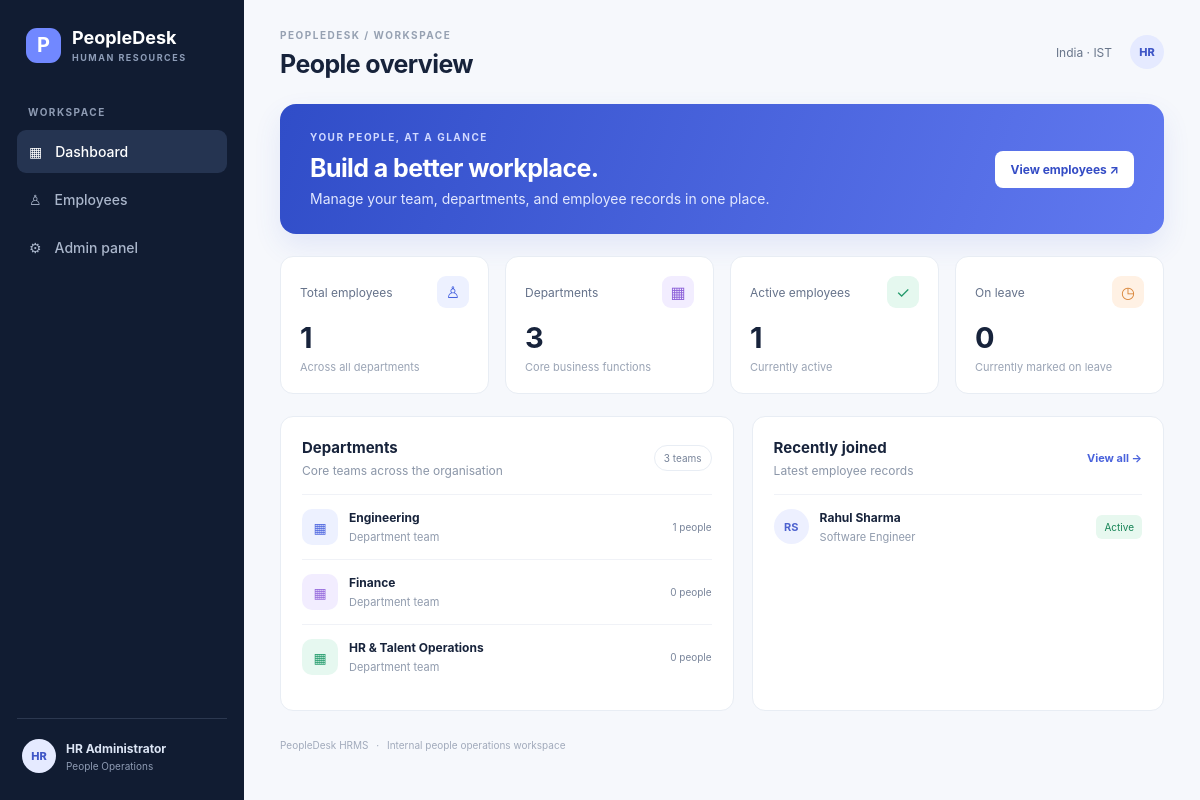
The page / on the database its author committed.
### hrms/models.py (models this page shows, shortened)
class Department(models.Model):
    name = models.CharField(max_length=100, unique=True)
    description = models.TextField(blank=True)
    class Meta:
        ordering = ["name"]

class Employee(models.Model):
    STATUS_CHOICES = [
        ("ACTIVE", "Active"),
        ("ON_LEAVE", "On leave"),
        ("INACTIVE", "Inactive"),
    ]
    employee_id = models.CharField(max_length=20, unique=True)
    first_name = models.CharField(max_length=80)
    last_name = models.CharField(max_length=80, blank=True)
    email = models.EmailField(unique=True)
    job_title = models.CharField(max_length=100)
    department = models.ForeignKey(Department, on_delete=models.PROTECT, related_name="employees")
    date_joined = models.DateField()
    status = models.CharField(max_length=12, choices=STATUS_CHOICES, default="ACTIVE")
    class Meta:
        ordering = ["first_name", "last_name"]

### hrms/views.py (the view)
# urls.py: path("", views.dashboard, name="dashboard"),
def dashboard(request):
    departments = Department.objects.all()
    context = {
        "employee_count": Employee.objects.count(),
        "department_count": departments.count(),
        "active_count": Employee.objects.filter(status="ACTIVE").count(),
        "on_leave_count": Employee.objects.filter(status="ON_LEAVE").count(),
        "departments": departments,
        "recent_employees": Employee.objects.select_related("department").order_by("-date_joined")[:5],
    }
    return render(request, "hrms/dashboard.html", context)

### templates/hrms/dashboard.html (shortened to what this page needs)
{% extends "hrms/base.html" %}
{% block heading %}People overview{% endblock %}
{% block content %}
<section class="welcome"><div><div class="eyebrow light">YOUR PEOPLE, AT A GLANCE</div><h2>Build a better workplace.</h2><p>Manage your team, departments, and employee records in one place.</p></div><a class="button white-button" href="/employees/">View employees ↗</a></section>
<section class="stats">
  <article class="stat-card"><div class="stat-top"><span>Total employees</span><span class="stat-icon blue">♙</span></div><div class="stat-number">{{ employee_count }}</div><div class="stat-note">Across all departments</div></article>
  <article class="stat-card"><div class="stat-top"><span>Departments</span><span class="stat-icon purple">▦</span></div><div class="stat-number">{{ department_count }}</div><div class="stat-note">Core business functions</div></article>
  <article class="stat-card"><div class="stat-top"><span>Active employees</span><span class="stat-icon green">✓</span></div><div class="stat-number">{{ active_count }}</div><div class="stat-note">Currently active</div></article>
  <article class="stat-card"><div class="stat-top"><span>On leave</span><span class="stat-icon orange">◷</span></div><div class="stat-number">{{ on_leave_count }}</div><div class="stat-note">Currently marked on leave</div></article>
</section>
<section class="content-grid">
  <article class="panel departments-panel"><div class="panel-heading"><div><h3>Departments</h3><p>Core teams across the organisation</p></div><span class="pill">{{ department_count }} teams</span></div>
    <div class="department-list">
    {% for department in departments %}
      <div class="department-row"><div class="dept-icon dept-{{ forloop.counter }}">▦</div><div class="dept-info"><b>{{ department.name }}</b><small>{{ department.description|default:"Department team" }}</small></div><span class="dept-count">{{ department.employees.count }} people</span></div>
    {% empty %}
      <div class="empty-state">No departments added yet. Open the Admin panel and add Engineering, Finance, HR &amp; Talent Operations.</div>
    {% endfor %}
    </div>
  </article>
  <article class="panel recent-panel"><div class="panel-heading"><div><h3>Recently joined</h3><p>Latest employee records</p></div><a class="text-link" href="/employees/">View all →</a></div>
    {% for employee in recent_employees %}
    <div class="person-row"><div class="person-avatar">{{ employee.first_name|first|upper }}{{ employee.last_name|first|upper }}</div><div class="person-info"><b>{{ employee.first_name }} {{ employee.last_name }}</b><small>{{ employee.job_title }}</small></div><span class="status status-{{ employee.status|lower }}">{{ employee.get_status_display }}</span></div>
    {% empty %}<div class="empty-state">Your employee list will appear here after you add records in Admin.</div>{% endfor %}
  </article>
</section>
{% endblock %}

### templates/hrms/base.html (shortened to what this page needs)
{% load static %}
<!doctype html>
<html lang="en">
<head>
  <link rel="stylesheet" href="{% static 'css/style.css' %}">
</head>
<body>
  <aside class="sidebar">
    <div class="brand"><span class="brand-mark">P</span><span>PeopleDesk<small>HUMAN RESOURCES</small></span></div>
    <div class="nav-label">WORKSPACE</div>
    <a class="nav-link {% if request.path == '/' %}selected{% endif %}" href="/">▦ <span>Dashboard</span></a>
    <a class="nav-link {% if '/employees/' in request.path %}selected{% endif %}" href="/employees/">♙ <span>Employees</span></a>
    <a class="nav-link" href="/admin/">⚙ <span>Admin panel</span></a>
    <div class="sidebar-bottom"><div class="avatar">HR</div><div><b>HR Administrator</b><small>People Operations</small></div></div>
  </aside>
  <main class="main">
    <header class="topbar"><div><span class="eyebrow">PEOPLEDESK / WORKSPACE</span><h1>{% block heading %}Dashboard{% endblock %}</h1></div><div class="top-right"><span class="today">India · IST</span><div class="avatar">HR</div></div></header>
    {% block content %}{% endblock %}
    <footer>PeopleDesk HRMS <span>·</span> Internal people operations workspace</footer>
  </main>
</body>
</html>

### rows shown on the page
Department: name "Engineering", description "Department team", employees.count "1"
Department: name "Finance", description "Department team", employees.count "0"
Department: name "HR & Talent Operations", description "Department team", employees.count "0"
Employee: first_name|first "R", last_name|first "S", first_name "Rahul", last_name "Sharma", job_title "Software Engineer", status "Active"

### other values the page prints
{{ employee_count }} "1"
{{ department_count }} "3"
{{ active_count }} "1"
{{ on_leave_count }} "0"
